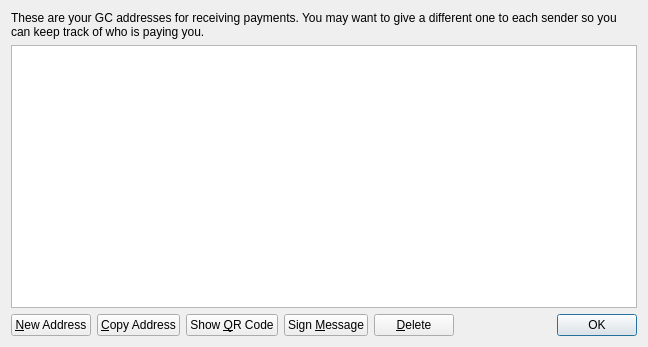
<?xml version="1.0" encoding="UTF-8"?>
<ui version="4.0">
 <class>AddressBookPage</class>
 <widget class="QWidget" name="AddressBookPage">
  <property name="geometry">
   <rect>
    <x>0</x>
    <y>0</y>
    <width>648</width>
    <height>347</height>
   </rect>
  </property>
  <property name="windowTitle">
   <string>Address Book</string>
  </property>
  <layout class="QVBoxLayout" name="verticalLayout">
   <item>
    <widget class="QLabel" name="labelExplanation">
     <property name="text">
      <string>These are your GC addresses for receiving payments. You may want to give a different one to each sender so you can keep track of who is paying you.</string>
     </property>
     <property name="textFormat">
      <enum>Qt::AutoText</enum>
     </property>
     <property name="wordWrap">
      <bool>true</bool>
     </property>
    </widget>
   </item>
   <item>
    <widget class="QTableView" name="tableView">
     <property name="toolTip">
      <string>Double-click to edit address or label</string>
     </property>
     <property name="alternatingRowColors">
      <bool>true</bool>
     </property>
     <property name="selectionMode">
      <enum>QAbstractItemView::SingleSelection</enum>
     </property>
     <property name="selectionBehavior">
      <enum>QAbstractItemView::SelectRows</enum>
     </property>
     <property name="sortingEnabled">
      <bool>true</bool>
     </property>
     <attribute name="verticalHeaderVisible">
      <bool>false</bool>
     </attribute>
    </widget>
   </item>
   <item>
    <layout class="QHBoxLayout" name="horizontalLayout">
     <item>
      <widget class="QPushButton" name="newAddressButton">
       <property name="toolTip">
        <string>Create a new address</string>
       </property>
       <property name="text">
        <string>&amp;New Address</string>
       </property>
       <property name="icon">
        <iconset resource="../bitcoin.qrc">
         <normaloff>:/icons/add</normaloff>:/icons/add</iconset>
       </property>
      </widget>
     </item>
     <item>
      <widget class="QPushButton" name="copyToClipboard">
       <property name="toolTip">
        <string>Copy the currently selected address to the system clipboard</string>
       </property>
       <property name="text">
        <string>&amp;Copy Address</string>
       </property>
       <property name="icon">
        <iconset resource="../bitcoin.qrc">
         <normaloff>:/icons/editcopy</normaloff>:/icons/editcopy</iconset>
       </property>
      </widget>
     </item>
     <item>
      <widget class="QPushButton" name="showQRCode">
       <property name="text">
        <string>Show &amp;QR Code</string>
       </property>
       <property name="icon">
        <iconset resource="../bitcoin.qrc">
         <normaloff>:/images/qrcode</normaloff>:/images/qrcode</iconset>
       </property>
      </widget>
     </item>
     <item>
      <widget class="QPushButton" name="signMessage">
       <property name="toolTip">
        <string>Sign a message to prove you own this address</string>
       </property>
       <property name="text">
        <string>Sign &amp;Message</string>
       </property>
       <property name="icon">
        <iconset resource="../bitcoin.qrc">
         <normaloff>:/icons/edit</normaloff>:/icons/edit</iconset>
       </property>
      </widget>
     </item>
     <item>
      <widget class="QPushButton" name="deleteButton">
       <property name="toolTip">
        <string>Delete the currently selected address from the list. Only sending addresses can be deleted.</string>
       </property>
       <property name="text">
        <string>&amp;Delete</string>
       </property>
       <property name="icon">
        <iconset resource="../bitcoin.qrc">
         <normaloff>:/icons/remove</normaloff>:/icons/remove</iconset>
       </property>
      </widget>
     </item>
     <item>
      <spacer name="horizontalSpacer">
       <property name="orientation">
        <enum>Qt::Horizontal</enum>
       </property>
       <property name="sizeHint" stdset="0">
        <size>
         <width>40</width>
         <height>20</height>
        </size>
       </property>
      </spacer>
     </item>
     <item>
      <widget class="QDialogButtonBox" name="buttonBox">
       <property name="sizePolicy">
        <sizepolicy hsizetype="Maximum" vsizetype="Fixed">
         <horstretch>0</horstretch>
         <verstretch>0</verstretch>
        </sizepolicy>
       </property>
       <property name="standardButtons">
        <set>QDialogButtonBox::Ok</set>
       </property>
      </widget>
     </item>
    </layout>
   </item>
  </layout>
 </widget>
 <resources>
  <include location="../bitcoin.qrc"/>
 </resources>
 <connections/>
</ui>
